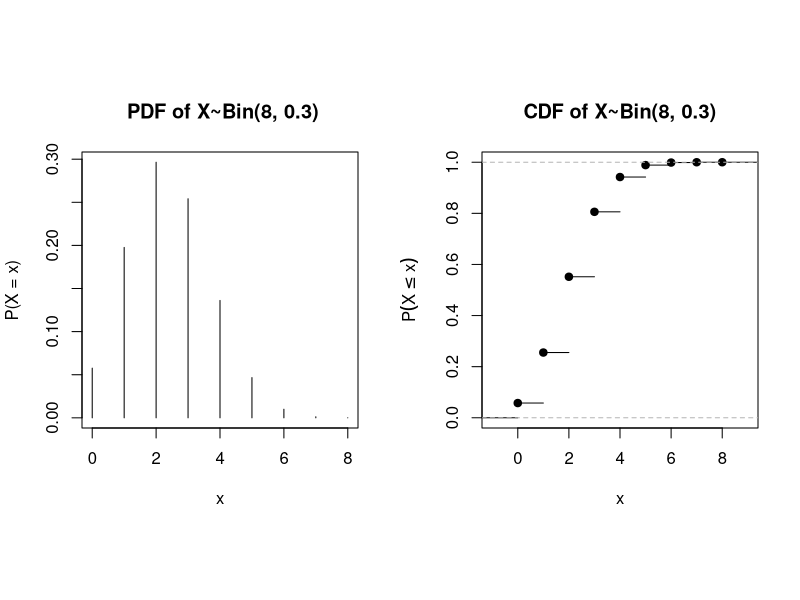
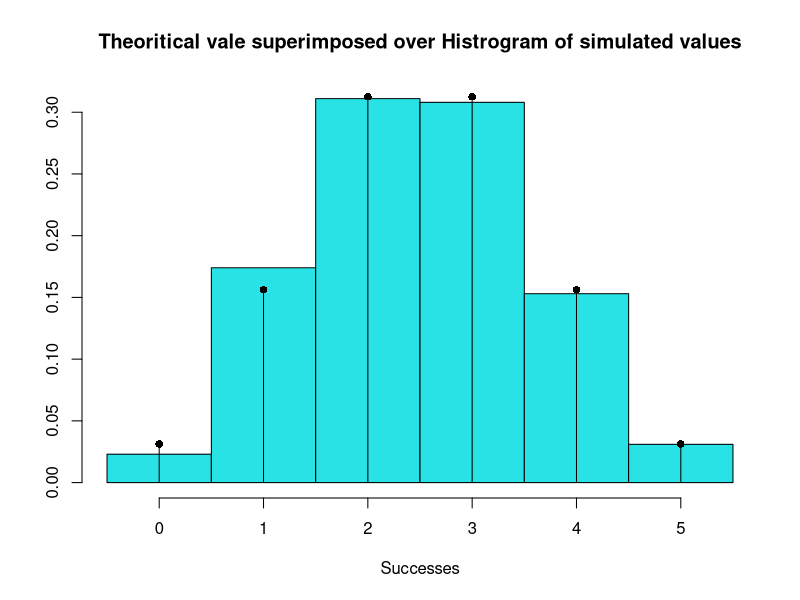

These figures' R source, in order:
#Eample 4.1
#R code 4.1
Watts <- c(40, 60, 75, 100, 120)
n <- length(Watts)
meanWatt <- (1/n) * sum(Watts)
varWatt <- (1/n) * sum((Watts - meanWatt)^2)
ans <- c(meanWatt, varWatt)
ans

#R code 4.2
opar<- par(no.readonly = TRUE)
par(mfrow = c(1,2), pty ="s")
x<- 0:8
px <- dbinom(x, 8, .3)
plot(x, px, type = "h", xlab = "x", ylab = "P(X = x)",
     main = " PDF of X~Bin(8, 0.3)")
xs <- rep( 0:8, round( dbinom(0:8, 8, 0.3)*100000, 0))
plot(ecdf(xs), main="CDF of X~Bin(8, 0.3)", ylab = expression(P(X<=x)), xlab = "x")
par(opar)


#Example 4.2
#R Code 4.3
bino.gen <- function(samples = 10000, n = 20, pi = 50){
  values <- sample(c(0,1), samples * n, replace = TRUE, prob = c(1-pi, pi) )
  value.mat <- matrix(values, ncol = n)
  Successes <- apply(value.mat, 1, sum)
  a1 <- round((table(Successes)/samples), 3)
  b1 <- round (dbinom(0:n, n , pi), 3)
  names (b1) <- 0:n
  hist(Successes, breaks = c((-0.5+0):(n+0.5)), freq = FALSE,
       ylab = "", col = 13, ylim = c(0, max(a1,b1)),
       main = "Theoritical vale superimposed over Histrogram of simulated values")
  x <- 0:n
  fx <- dbinom(x,n,pi)
  lines(x, fx, type ="h")
  lines(x, fx, type ="p", pch = 16)
  list(simulated.distribution = a1, theoritical.distribution = b1)
}

#R code 4.4
set.seed (31)
bino.gen(samples = 1000, n = 5, pi = 0.5)


#R Code 4.5
set.seed(123)
x <- rbinom(1000, 5, 0.5)
table(x)/1000


#Example 4.3
#R code --
sum(dbinom(6:10, 10, 0.33))
1- sum(dbinom(0:5, 10, 0.33))
pbinom( 5, 10, 0.33, lower = FALSE)
1 - pbinom(5, 10, 0.33)
